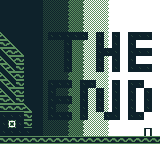

The image is a tile-based game level rendered from a .tmx file. Its description and complete source (layers, tilesets, objects, tile grids) follow:
An orthogonal 20x18 tile map with 8x8 px tiles, 1 tile layer (Calque de Tile 1).

<map version="1.0" tiledversion="2017.08.29" orientation="orthogonal" renderorder="right-down" width="20" height="18" tilewidth="8" tileheight="8" infinite="0" nextobjectid="1">
 <tileset firstgid="1" source="game.tsx" />
 <layer name="Calque de Tile 1" width="20" height="18">
  <data encoding="csv">
29,29,29,29,29,31,32,32,33,34,35,36,36,37,30,30,30,30,30,30,
29,29,29,29,29,31,32,32,33,34,35,36,36,37,30,30,30,30,30,30,
29,29,29,29,29,31,32,32,33,34,35,36,36,37,30,30,30,30,30,30,
29,29,29,29,29,31,32,32,33,34,35,36,36,37,30,30,30,30,30,30,
27,29,29,29,29,31,1,1,1,1,1,36,1,37,1,30,1,1,1,30,
2,27,29,29,29,31,32,32,1,34,35,36,1,37,1,30,1,30,30,30,
25,2,27,29,29,31,32,32,1,34,35,36,1,1,1,30,1,1,1,30,
27,25,2,29,29,31,32,32,1,34,35,36,1,37,1,30,1,30,30,30,
25,27,2,29,29,31,32,32,1,34,35,36,1,37,1,30,1,1,1,30,
27,25,2,29,29,31,32,32,33,34,35,36,36,37,30,30,30,30,30,30,
25,27,2,29,29,31,1,1,1,34,1,1,36,37,1,30,1,1,30,30,
27,25,2,29,29,31,1,32,33,34,1,36,1,37,1,30,1,30,1,30,
2,27,2,29,29,31,1,1,1,34,1,36,1,37,1,30,1,30,1,30,
2,2,2,27,29,31,1,32,33,34,1,36,1,37,1,30,1,30,1,30,
1,1,1,2,29,31,1,1,1,34,1,36,36,1,1,30,1,1,30,30,
1,6,1,2,29,31,32,32,33,34,35,36,36,37,30,30,30,30,30,30,
1,1,1,1,29,31,32,32,33,34,35,36,36,37,30,30,30,30,7,30,
2,2,2,2,2,2,2,2,2,2,2,2,2,2,2,2,2,2,2,2
</data>
 </layer>
</map>
